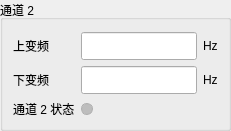
               <widget class="QGroupBox" name="gbChannel2">
                <property name="title">
                 <string>通道 2</string>
                </property>
                <layout class="QGridLayout" name="layoutChannel2">
                 <property name="leftMargin">
                  <number>10</number>
                 </property>
                 <property name="topMargin">
                  <number>12</number>
                 </property>
                 <property name="rightMargin">
                  <number>10</number>
                 </property>
                 <property name="bottomMargin">
                  <number>10</number>
                 </property>
                 <property name="spacing">
                  <number>6</number>
                 </property>
                 <item row="0" column="0">
                  <widget class="QLabel" name="lblChannel2UpFreq">
                   <property name="text">
                    <string>上变频</string>
                   </property>
                  </widget>
                 </item>
                 <item row="0" column="1">
                  <widget class="QLineEdit" name="leChannel2UpFreq">
                   <property name="minimumSize">
                    <size>
                     <width>116</width>
                     <height>28</height>
                    </size>
                   </property>
                   <property name="maximumSize">
                    <size>
                     <width>16777215</width>
                     <height>30</height>
                    </size>
                   </property>
                  </widget>
                 </item>
                 <item row="0" column="2">
                  <widget class="QLabel" name="lblChannel2UpFreqUnit">
                   <property name="text">
                    <string>Hz</string>
                   </property>
                  </widget>
                 </item>
                 <item row="1" column="0">
                  <widget class="QLabel" name="lblChannel2DownFreq">
                   <property name="text">
                    <string>下变频</string>
                   </property>
                  </widget>
                 </item>
                 <item row="1" column="1">
                  <widget class="QLineEdit" name="leChannel2DownFreq">
                   <property name="minimumSize">
                    <size>
                     <width>116</width>
                     <height>28</height>
                    </size>
                   </property>
                   <property name="maximumSize">
                    <size>
                     <width>16777215</width>
                     <height>30</height>
                    </size>
                   </property>
                  </widget>
                 </item>
                 <item row="1" column="2">
                  <widget class="QLabel" name="lblChannel2DownFreqUnit">
                   <property name="text">
                    <string>Hz</string>
                   </property>
                  </widget>
                 </item>
                 <item row="2" column="0">
                  <widget class="QLabel" name="lblChannel2Status">
                   <property name="text">
                    <string>通道 2 状态</string>
                   </property>
                  </widget>
                 </item>
                 <item row="2" column="1">
                  <widget class="QLabel" name="ledChannel2Status">
                   <property name="minimumSize">
                    <size>
                     <width>12</width>
                     <height>12</height>
                    </size>
                   </property>
                   <property name="maximumSize">
                    <size>
                     <width>12</width>
                     <height>12</height>
                    </size>
                   </property>
                   <property name="styleSheet">
                    <string notr="true">background:#BDBDBD;border:1px solid #AFAFAF;border-radius:6px;</string>
                   </property>
                   <property name="text">
                    <string/>
                   </property>
                  </widget>
                 </item>
                </layout>
               </widget>
